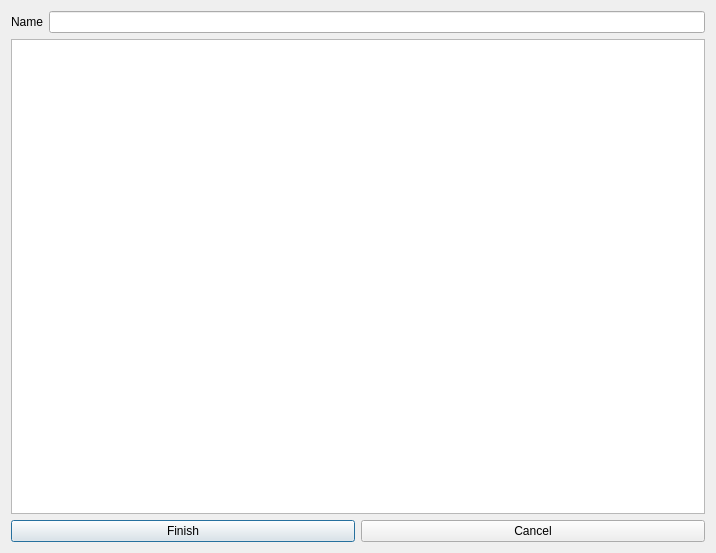
<?xml version="1.0" encoding="UTF-8"?>
<ui version="4.0">
 <class>Dialog</class>
 <widget class="QDialog" name="Dialog">
  <property name="geometry">
   <rect>
    <x>0</x>
    <y>0</y>
    <width>716</width>
    <height>553</height>
   </rect>
  </property>
  <property name="minimumSize">
   <size>
    <width>716</width>
    <height>553</height>
   </size>
  </property>
  <property name="maximumSize">
   <size>
    <width>716</width>
    <height>553</height>
   </size>
  </property>
  <property name="windowTitle">
   <string>Section</string>
  </property>
  <layout class="QVBoxLayout" name="verticalLayout">
   <item>
    <layout class="QGridLayout" name="gridLayout">
     <property name="sizeConstraint">
      <enum>QLayout::SetMinimumSize</enum>
     </property>
     <item row="1" column="0">
      <widget class="QLabel" name="lblName">
       <property name="text">
        <string>Name</string>
       </property>
      </widget>
     </item>
     <item row="1" column="1">
      <widget class="QLineEdit" name="lineEditName"/>
     </item>
    </layout>
   </item>
   <item>
    <widget class="QTreeView" name="treeSubjects"/>
   </item>
   <item>
    <layout class="QHBoxLayout" name="horizontalLayout">
     <item>
      <widget class="QPushButton" name="btnFinish">
       <property name="text">
        <string>Finish</string>
       </property>
      </widget>
     </item>
     <item>
      <widget class="QPushButton" name="btnCancel">
       <property name="text">
        <string>Cancel</string>
       </property>
      </widget>
     </item>
    </layout>
   </item>
  </layout>
 </widget>
 <resources/>
 <connections/>
</ui>
